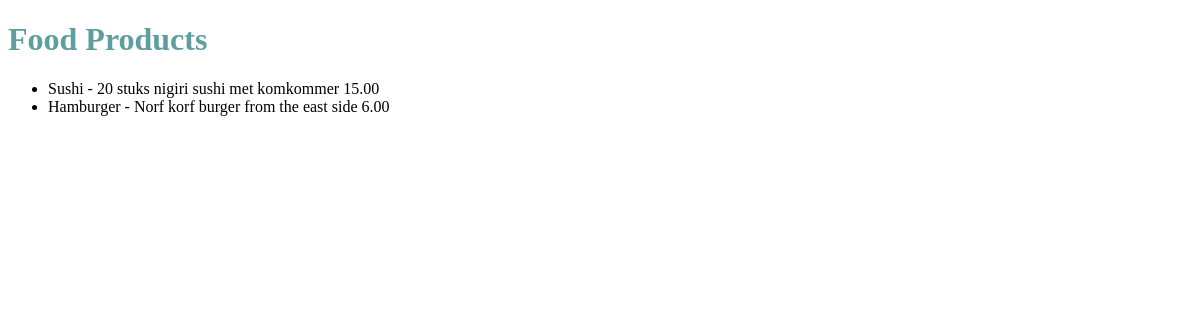
The app's page /foods/, older data.
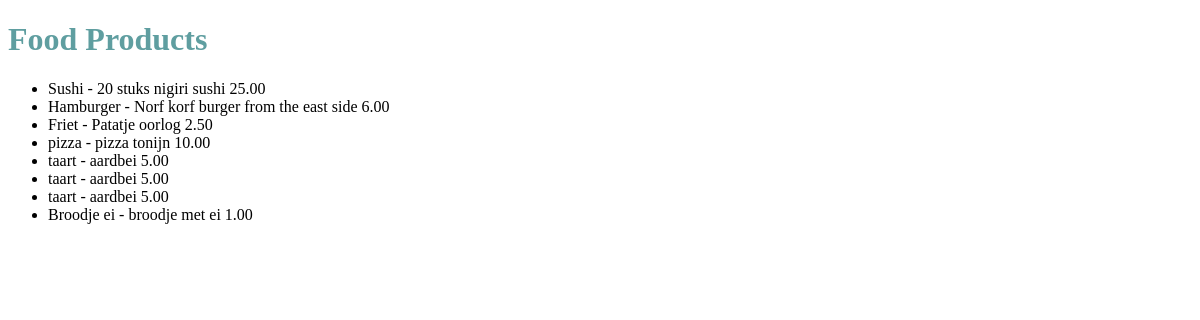
The same page, newer data.
### foods/models.py (models this page shows)
class Food(models.Model):
    title = models.CharField(max_length=20)
    slug = models.SlugField(blank=True) #(unique=True)
    description = models.TextField(null=True, default="")
    price = models.DecimalField(max_digits=100, decimal_places=2, default=0.00)
    def __unicode__(self):
        return self.title

### foods/views.py (the view)
# urls.py: url(r'^foods/$', FoodListView.as_view(), name='foods_list_view'),
class FoodListView(ListView):
    model = Food
    def get_queryset(self, *args, **kwargs):
        queryset = super(FoodListView, self).get_queryset(**kwargs)
        return queryset

### templates/foods/food_list.html
{% extends "base.html" %}
{% block content %}
<h1>Food Products</h1>
<ul>
{% for instance in object_list %}
    <li>{{ instance }} - {{ instance.description }} {{ instance.price }}</li>
{% empty %}
    <li>No Food Products yet.</li>
{% endfor %}
</ul>
{% endblock content %}

### templates/base.html (shortened to what this page needs)
<!DOCTYPE html>
<html lang="en">
<head>
</head>
<body>
{% block content %}
{% endblock content %}
</body>
</html>

Row changes from the older to the newer data that the page shows:
changed Food "Sushi": description "20 stuks nigiri sushi met komkommer" → "20 stuks nigiri sushi"; price "15.00" → "25.00"
added Food: title "Friet", description "Patatje oorlog", price "2.50"
added Food: title "pizza", description "pizza tonijn", price "10.00"
added Food: title "taart", description "aardbei", price "5.00"
added Food: title "taart", description "aardbei", price "5.00"
added Food: title "taart", description "aardbei", price "5.00"
added Food: title "Broodje ei", description "broodje met ei", price "1.00"
